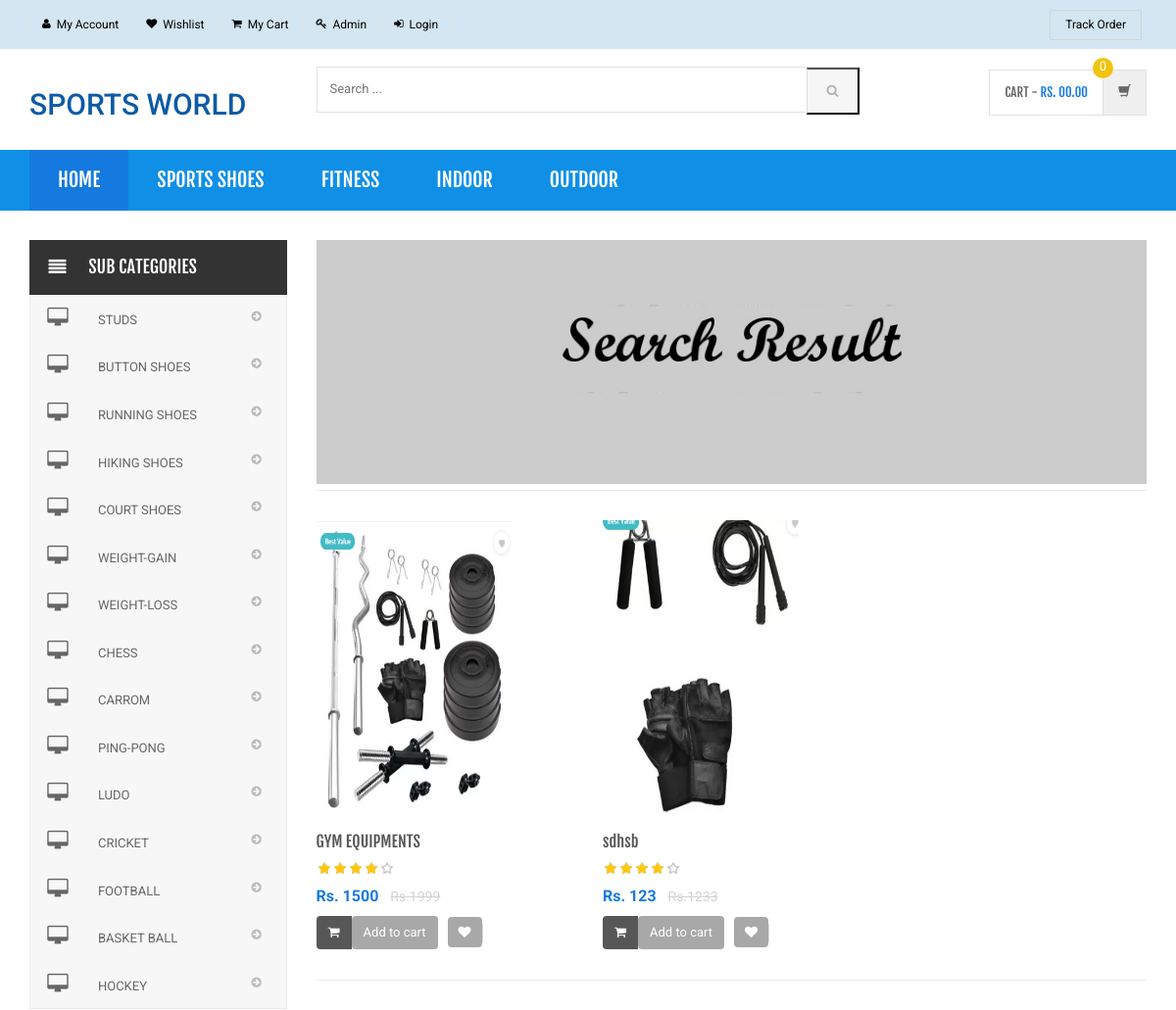
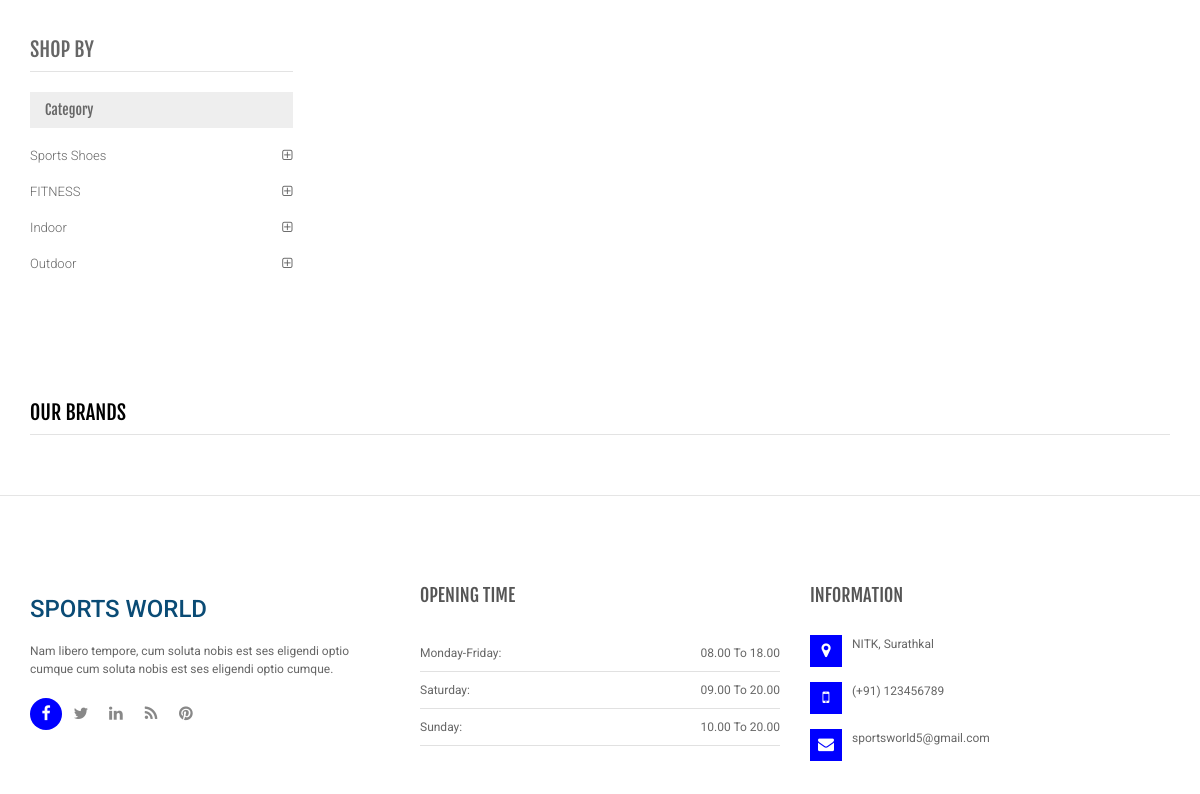
/shopping/search-result.php, run on the app's committed database (2 pictures, top to bottom).
### tables this page shows
CREATE TABLE `category` (
  `id` int(11) NOT NULL,
  `categoryName` varchar(255) DEFAULT NULL,
  `categoryDescription` longtext DEFAULT NULL,
  `creationDate` timestamp NOT NULL DEFAULT current_timestamp(),
  `updationDate` varchar(255) DEFAULT NULL
);

CREATE TABLE `subcategory` (
  `id` int(11) NOT NULL,
  `categoryid` int(11) DEFAULT NULL,
  `subcategory` varchar(255) DEFAULT NULL,
  `creationDate` timestamp NULL DEFAULT current_timestamp(),
  `updationDate` varchar(255) DEFAULT NULL
);

CREATE TABLE `products` (
  `id` int(11) NOT NULL,
  `category` int(11) NOT NULL,
  `subCategory` int(11) DEFAULT NULL,
  `productName` varchar(255) DEFAULT NULL,
  `productCompany` varchar(255) DEFAULT NULL,
  `productPrice` int(11) DEFAULT NULL,
  `productPriceBeforeDiscount` int(11) DEFAULT NULL,
  `productDescription` longtext DEFAULT NULL,
  `productImage1` varchar(255) DEFAULT NULL,
  `productImage2` varchar(255) DEFAULT NULL,
  `productImage3` varchar(255) DEFAULT NULL,
  `shippingCharge` int(11) DEFAULT NULL,
  `productAvailability` varchar(255) DEFAULT NULL,
  `postingDate` timestamp NULL DEFAULT current_timestamp(),
  `updationDate` varchar(255) DEFAULT NULL
);

### shopping/search-result.php (the view, shortened to what this page needs)
<?php
include('includes/config.php');
$find="%{$_POST['product']}%";
?>
<!DOCTYPE html>
<html lang="en">
	<head>
	    <link rel="stylesheet" href="assets/css/bootstrap.min.css">
	    <link rel="stylesheet" href="assets/css/main.css">
	    <link rel="stylesheet" href="assets/css/green.css">
	    <link rel="stylesheet" href="assets/css/owl.carousel.css">
		<link rel="stylesheet" href="assets/css/owl.transitions.css">
		<link href="assets/css/lightbox.css" rel="stylesheet">
		<link rel="stylesheet" href="assets/css/animate.min.css">
		<link rel="stylesheet" href="assets/css/rateit.css">
		<link rel="stylesheet" href="assets/css/bootstrap-select.min.css">
		<link rel="stylesheet" href="assets/css/config.css">
		<link href="assets/css/green.css" rel="alternate stylesheet" title="Green color">
		<link href="assets/css/blue.css" rel="alternate stylesheet" title="Blue color">
		<link href="assets/css/red.css" rel="alternate stylesheet" title="Red color">
		<link href="assets/css/orange.css" rel="alternate stylesheet" title="Orange color">
		<link href="assets/css/dark-green.css" rel="alternate stylesheet" title="Darkgreen color">
		<link rel="stylesheet" href="assets/css/font-awesome.min.css">
	</head>
    <body class="cnt-home">
<header class="header-style-1">
<?php include('includes/top-header.php');?>
<?php include('includes/main-header.php');?>
<?php include('includes/menu-bar.php');?>
</header>
<div class="body-content outer-top-xs">
	<div class='container'>
		<div class='row outer-bottom-sm'>
			<div class='col-md-3 sidebar'>
<div class="side-menu animate-dropdown outer-bottom-xs">
<div class="side-menu animate-dropdown outer-bottom-xs">
    <div class="head"><i class="icon fa fa-align-justify fa-fw"></i>Sub Categories</div>
    <nav class="yamm megamenu-horizontal" role="navigation">
        <ul class="nav">
            <li class="dropdown menu-item">
              <?php $sql=mysqli_query($con,"select id,subcategory  from subcategory");
while($row=mysqli_fetch_array($sql))
{
    ?>
                <a href="sub-category.php?scid=<?php echo $row['id'];?>" class="dropdown-toggle"><i class="icon fa fa-desktop fa-fw"></i>
                <?php echo $row['subcategory'];?></a>
                <?php }?>
</li>
</ul>
    </nav>
</div>
</div>
            <div class="sidebar-module-container">
	            	<h3 class="section-title">shop by</h3>
	            	<div class="sidebar-filter">
<div class="sidebar-widget wow fadeInUp outer-bottom-xs ">
	<div class="widget-header m-t-20">
		<h4 class="widget-title">Category</h4>
	</div>
	<div class="sidebar-widget-body m-t-10">
	         <?php $sql=mysqli_query($con,"select id,categoryName  from category");
while($row=mysqli_fetch_array($sql))
{
    ?>
		<div class="accordion">
	    	<div class="accordion-group">
	            <div class="accordion-heading">
	                <a href="category.php?cid=<?php echo $row['id'];?>"  class="accordion-toggle collapsed">
	                   <?php echo $row['categoryName'];?>
	                </a>
	            </div>
	        </div>
	    </div>
	    <?php } ?>
	</div>
</div>
	            	</div>
	            </div>
            </div>
			<div class='col-md-9'>
	<div id="category" class="category-carousel hidden-xs">
		<div class="item">
			<div class="image">
				<img src="assets/images/banners/cat-banner-3.jpg" alt="" class="img-responsive">
			</div>
		</div>
</div>
				<div class="search-result-container">
					<div id="myTabContent" class="tab-content">
						<div class="tab-pane active " id="grid-container">
							<div class="category-product  inner-top-vs">
								<div class="row">
			<?php
$ret=mysqli_query($con,"select * from products where productName like '$find'");
$num=mysqli_num_rows($ret);
if($num>0)
{
while ($row=mysqli_fetch_array($ret))
{?>
		<div class="col-sm-6 col-md-4 wow fadeInUp">
			<div class="products">
	<div class="product">
		<div class="product-image">
			<div class="image">
				<a href="product-details.php?pid=<?php echo htmlentities($row['id']);?>"><img  src="assets/images/blank.gif" data-echo="admin/productimages/<?php echo htmlentities($row['id']);?>/<?php echo htmlentities($row['productImage1']);?>" alt="" width="200" height="300"></a>
			</div>
		</div>
		<div class="product-info text-left">
			<h3 class="name"><a href="product-details.php?pid=<?php echo htmlentities($row['id']);?>"><?php echo htmlentities($row['productName']);?></a></h3>
			<div class="rating rateit-small"></div>
			<div class="product-price">
				<span class="price">
					Rs. <?php echo htmlentities($row['productPrice']);?>			</span>
										     <span class="price-before-discount">Rs.<?php echo htmlentities($row['productPriceBeforeDiscount']);?></span>
			</div>
		</div>
					<div class="cart clearfix animate-effect">
				<div class="action">
					<ul class="list-unstyled">
						<li class="add-cart-button btn-group">
							<button class="btn btn-primary icon" data-toggle="dropdown" type="button">
								<i class="fa fa-shopping-cart"></i>
							</button>
							<a href="category.php?page=product&action=add&id=<?php echo $row['id']; ?>">
							<button class="btn btn-primary" type="button">Add to cart</button></a>
						</li>
		                <li class="lnk wishlist">
							<a class="add-to-cart" href="category.php?pid=<?php echo htmlentities($row['id'])?>&&action=wishlist" title="Wishlist">
								 <i class="icon fa fa-heart"></i>
							</a>
						</li>
					</ul>
				</div>
			</div>
			</div>
			</div>
		</div>
	  <?php } } else {?>
		<div class="col-sm-6 col-md-4 wow fadeInUp"> <h3>No Product Found</h3>
		</div>
<?php } ?>
										</div>
							</div>
						</div>
				</div>
			</div>
		</div></div>
		<?php include('includes/brands-slider.php');?>
</div>
</div>
<?php include('includes/footer.php');?>
</body>
</html>

### shopping/includes/menu-bar.php (shortened to what this page needs)
<div class="header-nav animate-dropdown" style="background:#108FE7;">
    <div class="container">
        <div class="yamm navbar navbar-default" role="navigation">
            <div class="nav-bg-class" >
                <div class="navbar-collapse collapse" id="mc-horizontal-menu-collapse">
	<div class="nav-outer">
		<ul class="nav navbar-nav">
			<li class="active dropdown yamm-fw">
				<a href="index.php" data-hover="dropdown" class="dropdown-toggle">Home</a>
			</li>
              <?php $sql=mysqli_query($con,"select id,categoryName  from category limit 6");
while($row=mysqli_fetch_array($sql))
{
    ?>
			<li class="dropdown yamm">
				<a href="category.php?cid=<?php echo $row['id'];?>"> <?php echo $row['categoryName'];?></a>
			</li>
			<?php } ?>
		</ul>
		<div class="clearfix"></div>
	</div>
</div>
            </div>
        </div>
    </div>
</div>

### shopping/assets/css/green.css (style rules this page uses)
a { color: #157ADF; }
.header-style-1 .header-nav { background: #157ADF; }
.cnt-home .header-style-1 .header-nav .navbar .navbar-nav > li.active { background: #157ADF; }
.product .product-info .product-price .price { color: #157ADF; }
.sidebar .sidebar-module-container .sidebar-widget .sidebar-widget-body .accordion .accordion-group .accordion-heading .accordion-toggle, .sidebar .sidebar-module-container .sidebar-widget .sidebar-widget-body .accordion .accordion-group .accordion-heading .accordion-toggle:hover, .sidebar .sidebar-module-container .sidebar-widget .sidebar-widget-body .accordion .accordion-group .accordion-heading .accordion-toggle:focus, .sidebar .sidebar-module-container .sidebar-widget .sidebar-widget-body .accordion .accordion-group .accordion-heading .accordion-toggle:after { color: #157ADF; }

### shopping/assets/css/lightbox.css (style rules this page uses)
body:after { content: url(../images/close.png) url(../images/loading.gif) url(../images/prev.png) url(../images/next.png); display: none; }

### shopping/assets/css/rateit.css (style rules this page uses)
.rateit { display: -moz-inline-box; display: inline-block; position: relative; -webkit-user-select: none; -khtml-user-select: none; -moz-user-select: none; -o-user-select: none; -ms-user-select: none; user-select: none; -webkit-touch-callout: none; }

### shopping/assets/css/blue.css (style rules this page uses)
a { color: #3498db; }
.header-style-1 .header-nav { background: #3498db; }
.cnt-home .header-style-1 .header-nav .navbar .navbar-nav > li.active { background: #1d6ca1; }
.product .product-info .product-price .price { color: #3498db; }
.sidebar .sidebar-module-container .sidebar-widget .sidebar-widget-body .accordion .accordion-group .accordion-heading .accordion-toggle, .sidebar .sidebar-module-container .sidebar-widget .sidebar-widget-body .accordion .accordion-group .accordion-heading .accordion-toggle:hover, .sidebar .sidebar-module-container .sidebar-widget .sidebar-widget-body .accordion .accordion-group .accordion-heading .accordion-toggle:focus, .sidebar .sidebar-module-container .sidebar-widget .sidebar-widget-body .accordion .accordion-group .accordion-heading .accordion-toggle:after { color: #3498db; }

### shopping/assets/css/red.css (style rules this page uses)
a { color: #ff6c6c; }
.header-style-1 .header-nav { background: #ff6c6c; }
.cnt-home .header-style-1 .header-nav .navbar .navbar-nav > li.active { background: #ff1a1a; }
.product .product-info .product-price .price { color: #ff6c6c; }
.sidebar .sidebar-module-container .sidebar-widget .sidebar-widget-body .accordion .accordion-group .accordion-heading .accordion-toggle, .sidebar .sidebar-module-container .sidebar-widget .sidebar-widget-body .accordion .accordion-group .accordion-heading .accordion-toggle:hover, .sidebar .sidebar-module-container .sidebar-widget .sidebar-widget-body .accordion .accordion-group .accordion-heading .accordion-toggle:focus, .sidebar .sidebar-module-container .sidebar-widget .sidebar-widget-body .accordion .accordion-group .accordion-heading .accordion-toggle:after { color: #ff6c6c; }

### shopping/assets/css/orange.css (style rules this page uses)
a { color: #f39c12; }
.header-style-1 .header-nav { background: #f39c12; }
.cnt-home .header-style-1 .header-nav .navbar .navbar-nav > li.active { background: #ab6c09; }
.product .product-info .product-price .price { color: #f39c12; }
.sidebar .sidebar-module-container .sidebar-widget .sidebar-widget-body .accordion .accordion-group .accordion-heading .accordion-toggle, .sidebar .sidebar-module-container .sidebar-widget .sidebar-widget-body .accordion .accordion-group .accordion-heading .accordion-toggle:hover, .sidebar .sidebar-module-container .sidebar-widget .sidebar-widget-body .accordion .accordion-group .accordion-heading .accordion-toggle:focus, .sidebar .sidebar-module-container .sidebar-widget .sidebar-widget-body .accordion .accordion-group .accordion-heading .accordion-toggle:after { color: #f39c12; }

### data on the page
category: categoryName "SPORTS SHOES", categoryName "Sports Shoes"
category: categoryName "FITNESS"
category: categoryName "INDOOR", categoryName "Indoor"
category: categoryName "OUTDOOR", categoryName "Outdoor"
subcategory: subcategory "STUDS"
subcategory: subcategory "BUTTON SHOES"
subcategory: subcategory "RUNNING SHOES"
subcategory: subcategory "HIKING SHOES"
subcategory: subcategory "COURT SHOES"
subcategory: subcategory "WEIGHT-GAIN"
subcategory: subcategory "WEIGHT-LOSS"
subcategory: subcategory "CHESS"
subcategory: subcategory "CARROM"
subcategory: subcategory "PING-PONG"
subcategory: subcategory "LUDO"
subcategory: subcategory "CRICKET"
subcategory: subcategory "FOOTBALL"
subcategory: subcategory "BASKET BALL"
subcategory: subcategory "HOCKEY"
products: productImage1 (picture), productName "GYM EQUIPMENTS", productPrice "1500", productPriceBeforeDiscount "1999"
products: productImage1 (picture), productName "sdhsb", productPrice "123", productPriceBeforeDiscount "1233"
